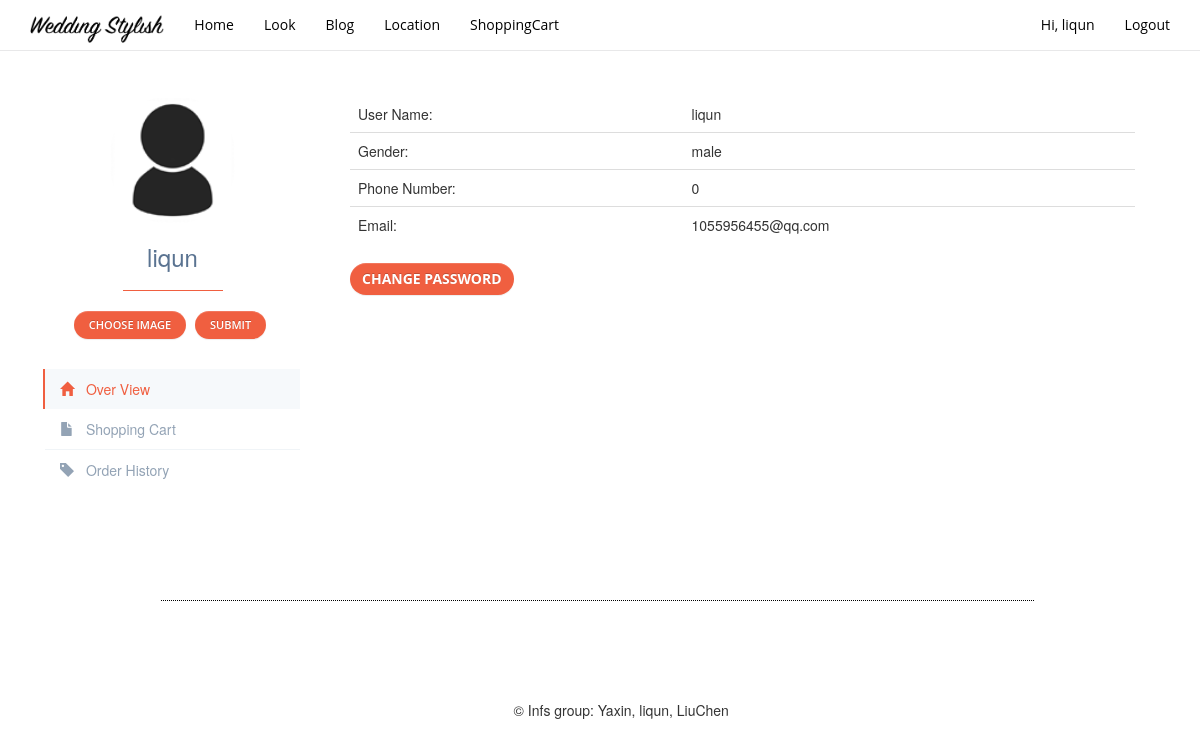
Page /?c=userprofile (signed in) on the committed database.
### tables this page shows
CREATE TABLE `user_info` (
  `username` varchar(50) NOT NULL,
  `password` varchar(2000) NOT NULL,
  `email` varchar(50) NOT NULL,
  `phone` int(20) NOT NULL,
  `gender` varchar(50) NOT NULL,
  `icon` varchar(50) DEFAULT NULL
);

### application/View/View.php (called while the page is built, shortened)
<?php
class View{
    protected $controller ;
    function __construct($controller,$action){
        $this->controller = $controller;
    }
    function display(){
        $view = str_replace('Controller','',$this->controller).'.php';
        require_once ROOT.'/application/View/'.$view;
    }
}
?>

### application/Controller/Controller.php (called while the page is built, shortened)
<?php
require_once "application/View/View.php";
class Controller{
    protected $_view;
    function __construct($controller,$action){
        $this->_view = new View($controller,$action);
    }
    function assign($name,$value){
        $this->_view->assign($name,$value);
    }
    function display(){
        $this->_view->display();
    }
}
?>

### application/router.php (called while the page is built, shortened)
<?php
class AutoLoad {
    public function main()
    {
        $c = isset($_GET['c']) ? $_GET['c'] : "Index";
        $a = isset($_GET['a']) ? $_GET['a'] : "Index";
        $classname = ucfirst($c)."Controller";
        $controller = new $classname($classname,$a);
        $controller->$a();
    }
}
$app = new AutoLoad();
$app ->main();
?>

### index.php (called while the page is built)
<?php
require_once "application/router.php";
?>

### application/Model/Sql.php (called while the page is built, shortened)
<?php
class Sql{
    function __construct(){
        $this->connect = mysqli_connect(DB_HOST,DB_USER,DB_PASSWORD,DB_NAME);
    }
}
?>

### application/Model/UserprofileModel.php (called while the page is built, shortened)
<?php
class UserprofileModel extends Model {
    public function getUserinfo($table,$username){
        $sql = "SELECT * FROM $table WHERE username = '$username'";
        $result = $this ->connect->query($sql);
        $i= 0;
        while ($row[$i] = $result->fetch_array(MYSQLI_ASSOC)){
            $i++;
        }
        array_pop($row);
        return $row;
    }
}

### application/View/Userprofile.php (the view, shortened to what this page needs)
<!DOCTYPE html>
<html lang="en">
<head>
    <link href="Public/css/bootstrap.css" rel="stylesheet">
    <link href="Public/css/bootstrap-theme.min.css" rel="stylesheet" >
    <link rel="stylesheet" href="Public/css/style.css">
</head>
<body>
<nav class="navbar navbar-fixed-top container-fluid" id="mainNav">
  <div class="container">
    <div class="navbar-header">
      <a class="navbar-brand" href="index.php"><img src="Public/img/logo2.png" class="img-responsive" alt="logo image" id="brand-image"></a>
    </div>
    <div id="navbar" class="collapse navbar-collapse navHeaderCollapse">
      <ul class="nav navbar-nav ml-auto">
        <li class="active"><a href="?c=index">Home</a></li>
         <li class="nav-item"><a class="nav-link js-scroll-trigger" href="?c=look">Look</a></li>
        <li class="nav-item"><a class="nav-link js-scroll-trigger" href="?c=blog">Blog</a></li>
        <li class="nav-item"><a class="nav-link js-scroll-trigger" href="?c=location">Location</a></li>
        <li class="nav-item"><a class="nav-link js-scroll-trigger" href="?c=shoppingcart">ShoppingCart</a></li>
      </ul>
  <?php
  if(isset($_SESSION['user'])){
    $loginUser=$_SESSION['user'];
    echo '
  <ul class="nav navbar-nav navbar-right">
        <li class="active"><a href="?c=userprofile">Hi, '.$loginUser.'</a></li>
        <li class="active"><a href="?c=logout&a=logout">Logout</a></li>
  </ul>';
  }
  ?>
</nav>
<div class="container">
    <div class="row profile">
        <div class="col-md-3">
            <div class="profile-sidebar">
                <div class="profile-userpic">
                    <img src="<?php  $path = $value[0]['icon'];
                    if(@fopen($path,'r')){
                      echo $path ;
                    }else{
                      echo 'Public/icon/user.jpg' ;
                    }
                    ?>" class="img-responsive profileImg img-circle" alt="">
                </div>
                <div class="profile-usertitle">
                    <div class="profile-usertitle-name">
                        <h3><?php echo $value[0]['username']?></h3>
                    </div>
                    <hr>
                </div>
                <div class="profile-userbuttons">
                    <form action="index.php?c=userprofile&a=upload" method="post" enctype="multipart/form-data">
                        <button type="button" class="file btn btn-primary btn-sm">Choose Image
                        </button>
                        <button type="submit" name="submit" class="file btn btn-primary btn-sm">Submit</button>
                    </form>
                </div>
                <div class="profile-usermenu">
                    <ul class="nav">
                        <li class="active">
                            <a href="#">
                                <i class="glyphicon glyphicon-home"></i>
                                Over View </a>
                        </li>
                        <li>
                            <a href="?c=shoppingcart">
                                <i class="glyphicon glyphicon-file"></i>
                                Shopping Cart </a>
                        </li>
                        <li>
                            <a href="?c=orderhistory" target="_blank">
                                <i class="glyphicon glyphicon-tag"></i>
                                Order History </a>
                        </li>
                    </ul>
                </div>
            </div>
        </div>
        <div class="col-md-9">
            <div class="profile-content">
                <table class="table table-user-information">
                    <tbody>
                    <tr>
                        <td>User Name:</td>
                        <td><?php echo $value[0]['username']?></td>
                    </tr>
                    <tr>
                        <td>Gender:</td>
                        <td><?php echo $value[0]['gender']?></td>
                    </tr>
                    <tr>
                        <td>Phone Number:</td>
                        <td><?php echo $value[0]['phone']?></td>
                    </tr>
                    <tr>
                        <td>Email:</td>
                        <td><?php echo $value[0]['email']?></td>
                    </tr>
                    </tbody>
                </table>
                <a href="?c=changepassword" class="btn btn-primary">Change Password</a>
            </div>
            </div>
        </div>
    </div>
<section class="col-md-10" id="footer">
    <div class="seperatorFooter"></div>
    <br>
    <div class="col-md-offset-3 footer">
        &copy; Infs group: Yaxin, liqun, LiuChen
    </div>
</section>
</body>
</html>

### Public/css/style.css (style rules this page uses)
html { width: 100%; height: 100%; }
body { font-family: 'Merriweather', 'Helvetica Neue', Arial, sans-serif; width: 100vw; }
hr { max-width: 100px; border-width: none; border-color: #F05F40; padding: none; margin: none; }
#mainNav { border-bottom: 1px solid rgba(33, 37, 41, 0.1); background-color: rgba(255, 255, 255, 0.7); font-family: 'Open Sans', 'Helvetica Neue', Arial, sans-serif; -webkit-transition: all 0.2s; -moz-transition: all 0.2s; transition: all 0.2s; }
a { color: black; -webkit-transition: all 0.2s; -moz-transition: all 0.2s; transition: all 0.2s; }
.img-responsive { max-width: 10%; max-height: auto; }
#brand-image { max-width: 200%; max-height: 140%; height: inherit !important; }
.btn { font-weight: 700; background-image:none; text-transform: uppercase; border: none; border-radius: 300px; font-family: 'Open Sans', 'Helvetica Neue', Arial, sans-serif; }
.btn-primary { background-color: #F05F40; border-color: #F05F40; }
section { padding: 8rem 0; text-align: center; }
* { -webkit-box-sizing: border-box; -moz-box-sizing: border-box; box-sizing: border-box; }
.footer { padding-top: 50px; }
#footer { padding:none; margin:none; }
.seperatorFooter { border:none; border-top:1px dotted black; color:#fff; background-color:#fff; height:30px; width:90%; margin: auto; position: relative; left:10%; }
@media (min-width: 992px) { body { padding-top: 56px; } }
.table>tbody>tr>td, .table>tfoot>tr>td { vertical-align: middle; }
.profile { margin: 20px 0; }
.profile-sidebar { padding: 20px 0 10px 0; background: #fff; }
.profile-userpic img { float: none; margin: 0 auto; width: 100%; height: 100%; }
.profile-usertitle { text-align: center; margin-top: 20px; }
.profile-usertitle-name { color: #5a7391; font-size: 16px; font-weight: 600; margin-bottom: 7px; }
.profile-userbuttons { text-align: center; margin-top: 10px; }
.profile-userbuttons .btn { text-transform: uppercase; font-size: 11px; font-weight: 600; padding: 6px 15px; margin-right: 5px; }
.profile-usermenu { margin-top: 30px; }
.profile-usermenu ul li { border-bottom: 1px solid #f0f4f7; }
.profile-usermenu ul li:last-child { border-bottom: none; }
.profile-usermenu ul li a { color: #93a3b5; font-size: 14px; font-weight: 400; }
.profile-usermenu ul li a i { margin-right: 8px; font-size: 14px; }
.profile-usermenu ul li.active { border-bottom: none; }
.profile-usermenu ul li.active a { color: #f05f40; background-color: #f6f9fb; border-left: 2px solid #f05f40; margin-left: -2px; }
.profile-content { padding: 20px; background: #fff; }
.profileImg { max-width: 50%!important; }
.file { position: relative; overflow: hidden; }
.table-user-information > tbody > tr { border-top: 1px solid rgb(221, 221, 221); }
.table-user-information > tbody > tr:first-child { border-top: 0; }
.table-user-information > tbody > tr > td { border-top: 0; }

### rows in the picture
user_info: icon (placeholder picture), username "liqun", gender "male", phone "0", email "1055956455@qq.com"

### other values in the picture
$loginUser "liqun"
